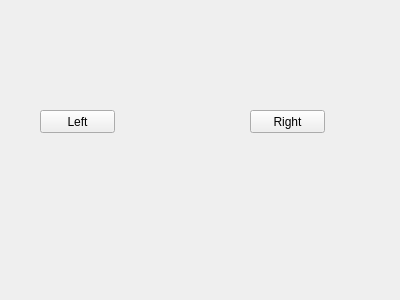
<?xml version="1.0" encoding="UTF-8"?>
<ui version="4.0">
 <class>MotorControl</class>
 <widget class="QWidget" name="MotorControl">
  <property name="geometry">
   <rect>
    <x>0</x>
    <y>0</y>
    <width>400</width>
    <height>300</height>
   </rect>
  </property>
  <property name="windowTitle">
   <string>MotorControlForm</string>
  </property>
  <widget class="QPushButton" name="btnLeft">
   <property name="geometry">
    <rect>
     <x>40</x>
     <y>110</y>
     <width>75</width>
     <height>23</height>
    </rect>
   </property>
   <property name="text">
    <string>Left</string>
   </property>
  </widget>
  <widget class="QPushButton" name="btnRight">
   <property name="geometry">
    <rect>
     <x>250</x>
     <y>110</y>
     <width>75</width>
     <height>23</height>
    </rect>
   </property>
   <property name="text">
    <string>Right</string>
   </property>
  </widget>
 </widget>
 <resources/>
 <connections/>
</ui>
